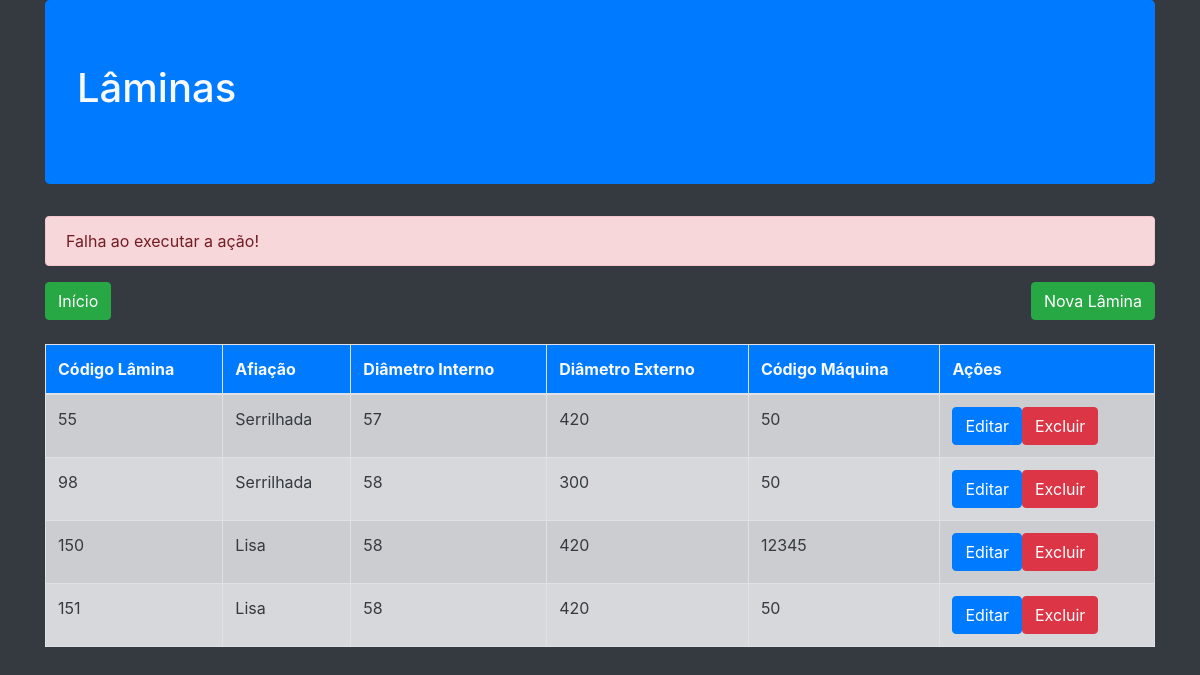
Before: /Laminas/ListaLamina.php?status=error with the older database file.
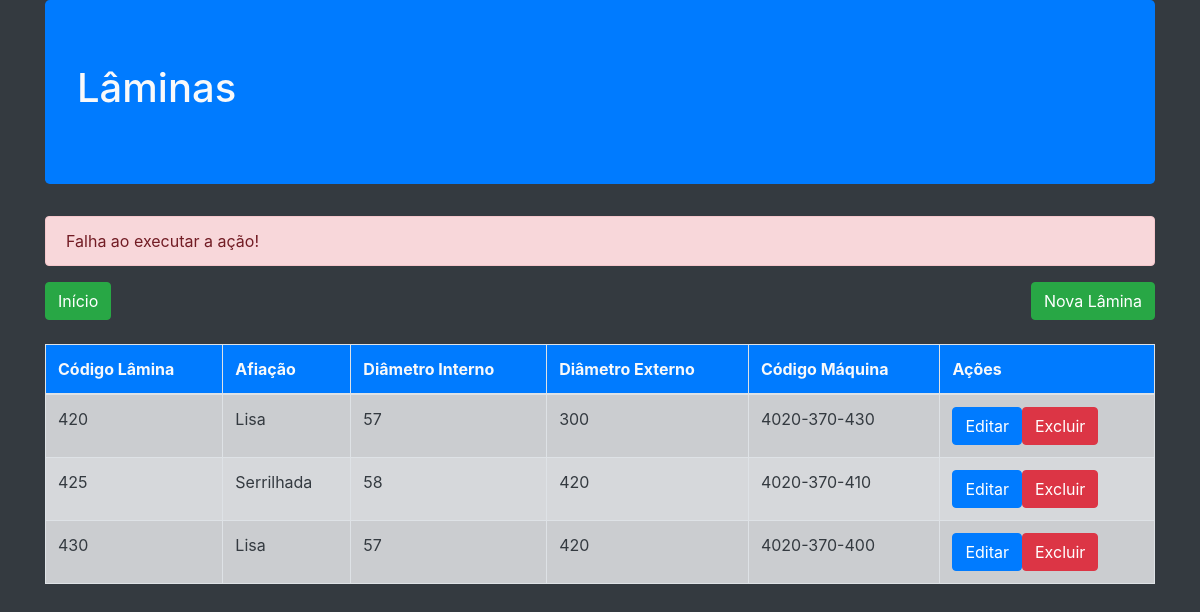
After: the same page with the newer database file.
### tables this page shows
CREATE TABLE `lamina` (
  `cod_lamina` int(11) NOT NULL,
  `afiacao` varchar(50) NOT NULL,
  `diam_externo` varchar(10) NOT NULL,
  `diam_interno` varchar(10) NOT NULL,
  `cod_maq` varchar(20) NOT NULL
);

### Vendedor/App/Db/Conexao.class.php (called while the page is built, shortened)
<?php
class Conexao{
private $table;
private $connection;
public function __construct($table=null)
{
    $this->table= $table;
}
private function Conexao(){
    $username='root';
    $password='';
   try{
        $this->connection= new PDO ('mysql:host=localhost;dbname=cadastro_maquinas',$username, $password);
        $this->connection->setAttribute(PDO::ATTR_ERRMODE,PDO::ERRMODE_EXCEPTION);
    }catch(PDOException $e){
        die('ERROR:'.$e->getMessage());
}
}
public function execute($query,$params=[]){
    try{
        $statement = $this->connection->prepare($query);
        $statement->execute($params);
        return $statement;
    }catch(PDOException $e){
        die('ERROR:'.$e->getMessage());
    }
}
public function select($where=null,$order=null,$limit=null,$fields='*'){
    $where= strlen($where)?'WHERE '.$where:'';
    $order= strlen($order)?'ORDER BY '.$order:'';
    $limit= strlen($limit)?'LIMIT '.$limit:'';
    $query='SELECT '.$fields.' FROM '.$this->table.' '.$where.' '.$order.' '.$limit;
    return $this->execute($query);
}
}
?>

### Vendedor/App/Entity/Lamina.class.php (called while the page is built, shortened)
<?php
require_once ('../Vendedor/App/Db/Conexao.class.php');
class Lamina{
public static function getLaminas($where=null,$order=null,$limit=null,$fields='*'){
return (new Conexao('lamina'))->select($where,$order,$limit,$fields)
                                ->fetchAll(PDO::FETCH_CLASS,self::class);
}
}
?>

### Laminas/ListaLamina.php (the view, shortened to what this page needs)
<?php
require ('../Vendedor/App/Entity/Lamina.class.php');
$laminas = Lamina:: getLaminas();
$imprime='';
foreach ($laminas as $lamina){
    $imprime.= '<tr>
    <td>'.$lamina->cod_lamina.'</td>
    <td>'.$lamina->afiacao.'</td>
    <td>'.$lamina->diam_interno.'</td>
    <td>'.$lamina->diam_externo.'</td>
    <td>'.$lamina->cod_maq.'</td>
    <td><a href="EditarLamina.php?lamina='.$lamina->cod_lamina.'" class="btn btn-primary">Editar</a ><a href="DeletarLamina.php?lamina='.$lamina->cod_lamina.'"  class="btn btn-danger">Excluir</a></td>
</tr>';
}
$msg='';
if(isset($_GET['status'])){
    switch ($_GET['status']){
        case 'error':
            $msg='<div class="alert alert-danger">Falha ao executar a ação!</div>';
            break;
    }
}
require ('./Header.php')
?>
<?=$msg?>
<a class="btn btn-success mb-4 float-left" href="../index.php">Início</a>
<a class="btn btn-success mb-4 float-right" href="./CadastraLamina.php">Nova Lâmina</a>
<table class="table  table-striped table-bordered table-hover">
    <thead class="bg-primary">
        <tr>
            <th>Código Lâmina</th>
            <th>Afiação</th>
            <th>Diâmetro Interno</th>
            <th>Diâmetro Externo</th>
            <th>Código Máquina</th>
            <th>Ações</th>
        </tr>
    </thead>
    <tbody class="table-secondary text-dark">
       <?php if ($imprime=='')
       echo $imprime;?>
    </tbody>
</table>
<?php
require ('./Footer.php')
?>

Changed rows visible on the page:
removed lamina: cod_lamina "55", afiacao "Serrilhada", diam_interno "57", diam_externo "420", cod_maq "50"
removed lamina: cod_lamina "98", afiacao "Serrilhada", diam_interno "58", diam_externo "300", cod_maq "50"
removed lamina: cod_lamina "150", afiacao "Lisa", diam_interno "58", diam_externo "420", cod_maq "12345"
removed lamina: cod_lamina "151", afiacao "Lisa", diam_interno "58", diam_externo "420", cod_maq "50"
added lamina: cod_lamina "420", afiacao "Lisa", diam_interno "57", diam_externo "300", cod_maq "4020-370-430"
added lamina: cod_lamina "425", afiacao "Serrilhada", diam_interno "58", diam_externo "420", cod_maq "4020-370-410"
added lamina: cod_lamina "430", afiacao "Lisa", diam_interno "57", diam_externo "420", cod_maq "4020-370-400"
